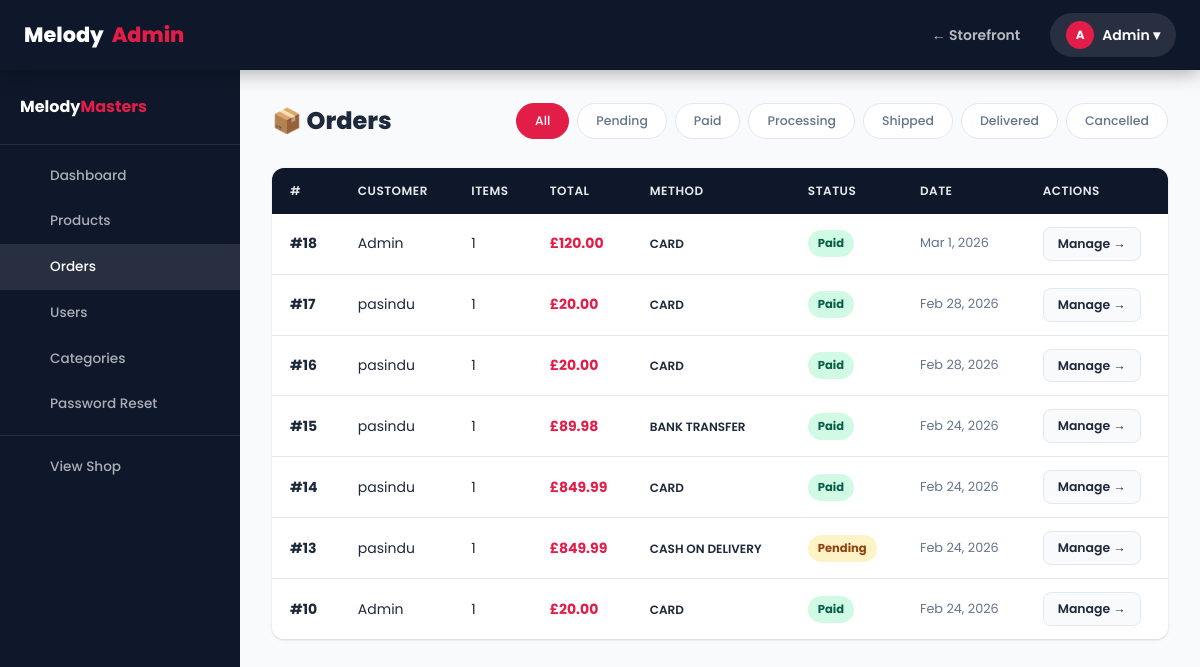
The app's page /admin/manage_orders.php (signed in) with its own data.
### tables this page shows
CREATE TABLE `orders` (
  `id` int(11) NOT NULL,
  `user_id` int(11) NOT NULL,
  `total_amount` decimal(10,2) NOT NULL,
  `shipping_cost` decimal(10,2) NOT NULL DEFAULT 0.00,
  `status` enum('pending','paid','processing','shipped','delivered','cancelled') NOT NULL DEFAULT 'pending',
  `shipping_name` varchar(150) DEFAULT NULL,
  `shipping_address` text DEFAULT NULL,
  `shipping_city` varchar(100) DEFAULT NULL,
  `shipping_zip` varchar(20) DEFAULT NULL,
  `payment_method` enum('card','bank_transfer','cash_on_delivery') NOT NULL DEFAULT 'card',
  `tracking_note` varchar(255) DEFAULT NULL,
  `created_at` timestamp NOT NULL DEFAULT current_timestamp()
);

CREATE TABLE `users` (
  `id` int(11) NOT NULL,
  `name` varchar(100) NOT NULL,
  `email` varchar(100) NOT NULL,
  `password` varchar(255) NOT NULL,
  `role` enum('admin','staff','customer') DEFAULT 'customer',
  `created_at` timestamp NOT NULL DEFAULT current_timestamp()
);

### admin/manage_orders.php (the view, shortened to what this page needs)
<?php
require_once '../includes/functions.php';
$statusFilter = $_GET['status'] ?? '';
    ?>
    <?php
$where = $statusFilter ? "WHERE o.status = '" . $conn->real_escape_string($statusFilter) . "'" : '';
$orders = $conn->query(
    "SELECT o.*, u.name AS customer, COUNT(oi.id) AS items
     FROM orders o
     JOIN users u ON u.id=o.user_id
     LEFT JOIN order_items oi ON oi.order_id=o.id
     $where
     GROUP BY o.id ORDER BY o.created_at DESC"
);
require_once 'includes/admin_header.php';
?>
<div class="admin-header-bar">
  <h1 class="admin-title">📦 Orders</h1>
  <div style="display:flex;gap:8px;flex-wrap:wrap;">
    <?php foreach (['','pending','paid','processing','shipped','delivered','cancelled'] as $sf): ?>
      <a href="?<?php echo $sf ? 'status='.$sf : ''; ?>"
         class="fp <?php echo $statusFilter===$sf?'active':''; ?>" style="font-size:.78rem;">
        <?php echo $sf ? ucfirst($sf) : 'All'; ?>
      </a>
    <?php endforeach; ?>
  </div>
</div>
<div class="table-wrap">
  <table>
    <thead>
      <tr><th>#</th><th>Customer</th><th>Items</th><th>Total</th><th>Method</th><th>Status</th><th>Date</th><th>Actions</th></tr>
    </thead>
    <tbody>
      <?php while ($o = $orders->fetch_assoc()): ?>
        <tr>
          <td><strong>#<?php echo $o['id']; ?></strong></td>
          <td><?php echo sanitize($o['customer']); ?></td>
          <td><?php echo $o['items']; ?></td>
          <td style="font-weight:700;color:var(--accent);"><?php echo formatPrice($o['total_amount']); ?></td>
          <td style="font-size:.75rem;font-weight:600;"><?php echo strtoupper(str_replace('_',' ',$o['payment_method']??'CARD')); ?></td>
          <td><?php echo statusBadge($o['status']); ?></td>
          <td style="font-size:.8rem;color:var(--muted);"><?php echo formatDate($o['created_at']); ?></td>
          <td>
            <a href="?id=<?php echo $o['id']; ?>" class="btn btn-ghost btn-sm">Manage →</a>
          </td>
        </tr>
      <?php endwhile; ?>
    </tbody>
  </table>
</div>
<?php require_once 'includes/admin_footer.php'; ?>

### includes/functions.php (shortened to what this page needs)
<?php
function sanitize(string $data): string {
    return htmlspecialchars(strip_tags(trim($data)), ENT_QUOTES, 'UTF-8');
}
function formatPrice(float $price): string {
    return '£' . number_format($price, 2);
}
function formatDate(string $date): string {
    return date('M j, Y', strtotime($date));
}
function statusBadge(string $status): string {
    $map = [
        'pending'    => 'badge-pending',
        'paid'       => 'badge-paid',
        'processing' => 'badge-processing',
        'shipped'    => 'badge-shipped',
        'delivered'  => 'badge-delivered',
        'cancelled'  => 'badge-cancelled',
    ];
    $class = $map[$status] ?? 'badge-pending';
    return "<span class=\"badge $class\">" . ucfirst(htmlspecialchars($status)) . "</span>";
}

### assets/css/style.css (style rules this page uses)
:root { --primary: #0f172a; --primary-light: #1e293b; --accent: #e11d48; --accent-dark: #be123c; --accent-light: #fef2f2; --bg: #f8fafc; --white: #ffffff; --text: #1e293b; --muted: #64748b; --border: #e2e8f0; --success: #10b981; --success-bg: #ecfdf5; --warning: #f59e0b; --warning-bg: #fffbeb; --danger: #ef4444; --danger-bg: #fef2f2; --info: #3b82f6; --info-bg: #eff6ff; --shadow: 0 1px 3px rgba(0,0,0,.10), 0 1px 2px rgba(0,0,0,.06); --shadow-md: 0 4px 12px rgba(0,0,0,.10); --shadow-lg: 0 10px 30px rgba(0,0,0,.12); --shadow-xl: 0 20px 50px rgba(0,0,0,.15); --radius: 12px; --radius-sm: 8px; --radius-lg: 20px; --radius-full: 9999px; --transition: all .22s ease; --nav-h: 70px; }
*, *::before, *::after { margin:0; padding:0; box-sizing:border-box; }
html { scroll-behavior:smooth; }
body { font-family:'Poppins',sans-serif; background:var(--bg); color:var(--text); line-height:1.6; min-height:100vh; display:flex; flex-direction:column; }
a { text-decoration:none; color:inherit; }
.fp { display:inline-flex; align-items:center; padding:7px 18px; border-radius:var(--radius-full); font-size:.83rem; font-weight:500; border:1.5px solid var(--border); color:var(--muted); background:#fff; cursor:pointer; transition:var(--transition); white-space:nowrap; text-decoration:none; }
.fp:hover, .fp.active { background:var(--accent); border-color:var(--accent); color:#fff; }
.btn { display:inline-flex; align-items:center; justify-content:center; gap:8px; padding:10px 22px; border-radius:var(--radius-sm); font-size:.875rem; font-weight:600; cursor:pointer; transition:var(--transition); border:none; white-space:nowrap; text-decoration:none; }
.btn-ghost { background:var(--bg); color:var(--text); border:1px solid var(--border); }
.btn-sm { padding:6px 14px; font-size:.78rem; }
.table-wrap { overflow-x:auto; border-radius:var(--radius); box-shadow:var(--shadow); }
table { width:100%; border-collapse:collapse; background:#fff; }
thead th { background:var(--primary); color:rgba(255,255,255,.9); font-size:.75rem; font-weight:600; text-transform:uppercase; letter-spacing:.5px; padding:13px 18px; text-align:left; white-space:nowrap; }
tbody tr { border-bottom:1px solid var(--border); transition:var(--transition); }
tbody tr:last-child { border-bottom:none; }
tbody td { padding:13px 18px; font-size:.875rem; vertical-align:middle; }
.badge { display:inline-flex; align-items:center; padding:4px 10px; border-radius:var(--radius-full); font-size:.72rem; font-weight:700; }
.badge-pending { background:#fef3c7; color:#92400e; }
.badge-paid { background:#d1fae5; color:#065f46; }
.admin-header-bar { display:flex; align-items:center; justify-content:space-between; margin-bottom:28px; flex-wrap:wrap; gap:12px; }
.admin-title { font-size:1.5rem; font-weight:800; }

### records on screen
orders: id "18", user.name "Admin", items "1", total_amount "£120.00", payment_method "CARD", status "Paid", created_at "Mar 1, 2026"
orders: id "17", user.name "pasindu", items "1", total_amount "£20.00", payment_method "CARD", status "Paid", created_at "Feb 28, 2026"
orders: id "16", user.name "pasindu", items "1", total_amount "£20.00", payment_method "CARD", status "Paid", created_at "Feb 28, 2026"
orders: id "15", user.name "pasindu", items "1", total_amount "£89.98", payment_method "BANK TRANSFER", status "Paid", created_at "Feb 24, 2026"
orders: id "14", user.name "pasindu", items "1", total_amount "£849.99", payment_method "CARD", status "Paid", created_at "Feb 24, 2026"
orders: id "13", user.name "pasindu", items "1", total_amount "£849.99", payment_method "CASH ON DELIVERY", status "Pending", created_at "Feb 24, 2026"
orders: id "10", user.name "Admin", items "1", total_amount "£20.00", payment_method "CARD", status "Paid", created_at "Feb 24, 2026"

### other values on screen
substr($_SESSION['user_name'],0,1) "A"
explode(' ',$_SESSION['user_name'])[0] "Admin"
$sf "Pending"
$sf "Paid"
$sf "Processing"
$sf "Shipped"
$sf "Delivered"
$sf "Cancelled"
